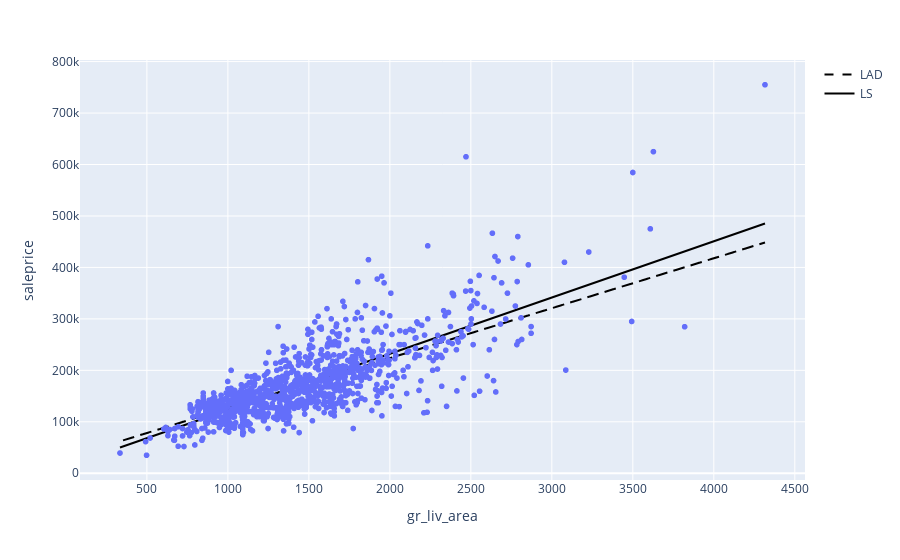

Here is the notebook cell this chart was saved with:
### Markdown cell above
And we can plot both lines on a scatterplot:

### Code cell
# plot both the LS and LAD lines on top of the scatterplot of gr_liv_area against sale_price
fig = px.scatter(ames_train_preprocessed, x='gr_liv_area', y='saleprice')
fig.add_trace(
    go.Scatter(x=ames_train_preprocessed['gr_liv_area'],
                y=lad_area_fit.intercept_ + ames_train_preprocessed['gr_liv_area'] * lad_area_fit.coef_[0],
                mode='lines',
                name='LAD',
                line={'dash': 'dash',
                      'color': 'black'})
)
fig.add_trace(
    go.Scatter(x=ames_train_preprocessed['gr_liv_area'],
                y=ls_area_fit.intercept_ + ames_train_preprocessed['gr_liv_area'] * ls_area_fit.coef_[0],
                mode='lines',
                name='LS',
                line={'dash': 'solid',
                      'color': 'black'})
)

### Figure 1 — Plotly figure (JSON) as saved in the notebook; plotly's stock layout.template omitted (floating-point values rounded to 4 significant figures; data arrays with more than 128 entries replaced by an {"elided": "..."} marker saying what was removed)
{"data": [{"hovertemplate": "gr_liv_area=%{x}<br>saleprice=%{y}<extra></extra>", "legendgroup": "", "marker": {"color": "#636efa", "symbol": "circle"}, "mode": "markers", "name": "", "showlegend": false, "type": "scattergl", "x": {"elided": "1126 int values"}, "xaxis": "x", "y": {"elided": "1126 int values"}, "yaxis": "y"}, {"line": {"color": "black", "dash": "dash"}, "mode": "lines", "name": "LAD", "type": "scatter", "x": {"elided": "1126 int values"}, "y": {"elided": "1126 float values"}}, {"line": {"color": "black", "dash": "solid"}, "mode": "lines", "name": "LS", "type": "scatter", "x": {"elided": "1126 int values"}, "y": {"elided": "1126 float values"}}], "layout": {"legend": {"tracegroupgap": 0}, "margin": {"t": 60}, "xaxis": {"anchor": "y", "domain": [0, 1], "title": {"text": "gr_liv_area"}}, "yaxis": {"anchor": "x", "domain": [0, 1], "title": {"text": "saleprice"}}}}
